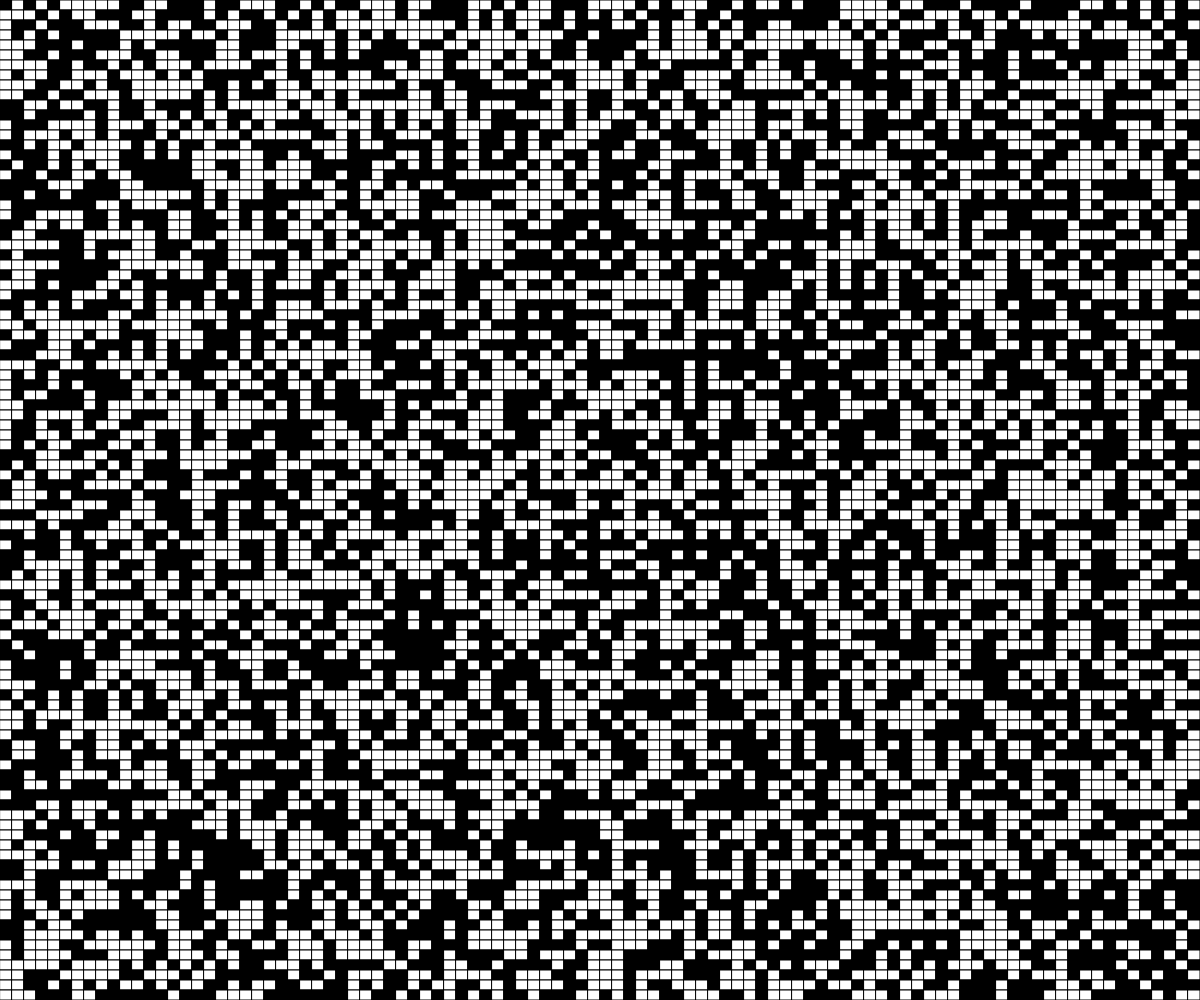
Frame 1 (no input)
Frame 60 (no input): identical to frame 1, image omitted
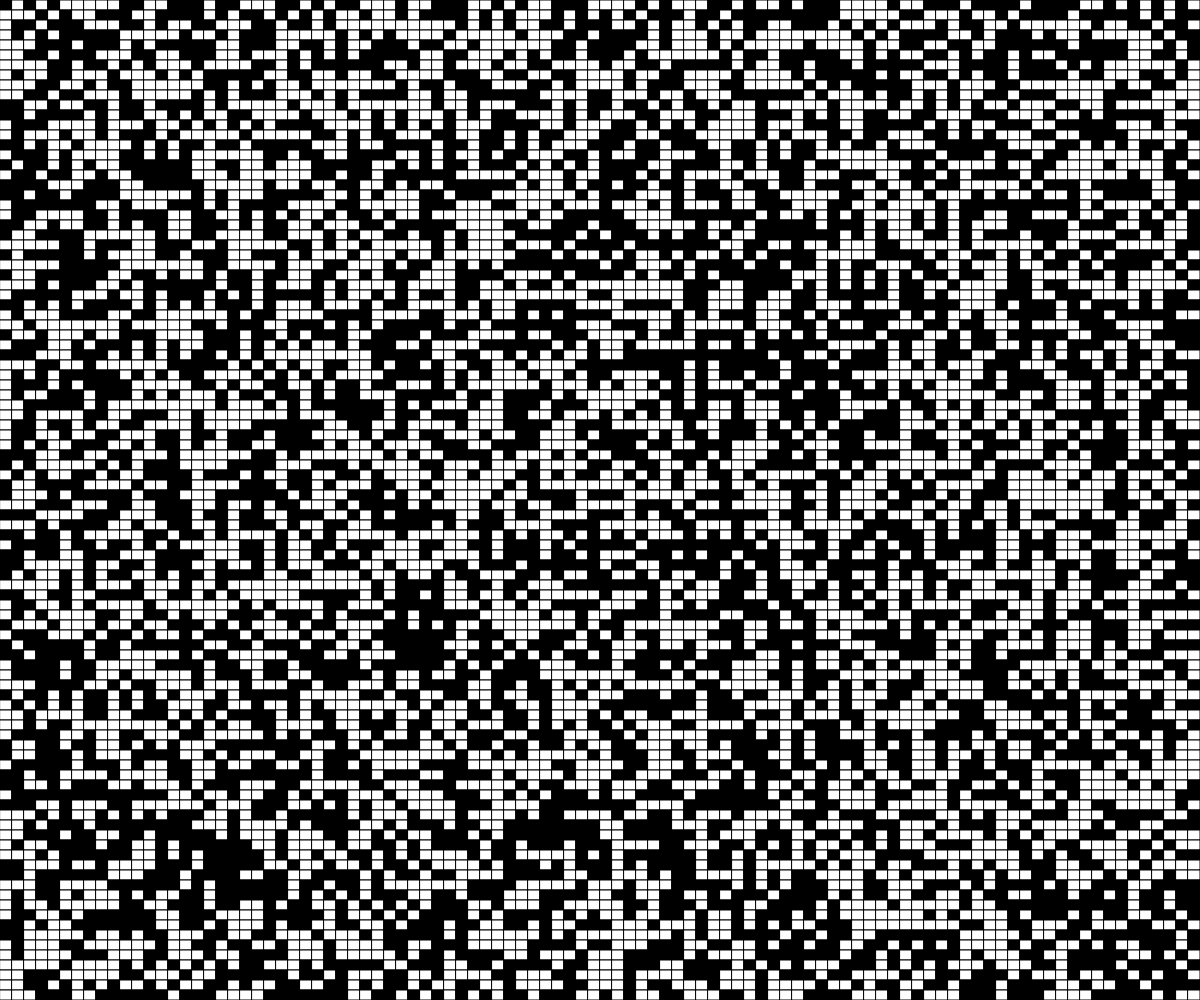
Frame 120 (the mouse pressed at the canvas centre since frame 60)

The p5.js sketch that drew these frames (run headless with seeded random() and noise() and a simulated clock; from frame 60 on, the mouse is pressed at the canvas centre):

// p5.js sketch
// ── sketch.js
let rows = 100;
let cols = 100;
let grid;
let cellWidth, cellHeight;

function setup() {
  createCanvas(windowWidth, windowHeight);
  cellWidth = width / cols;
  cellHeight = height / rows
  grid = createRandomArray(cols, rows)
}

function draw() {
  background(220);
  displayGrid(grid);
}

function displayGrid(grid) {
  for (let j = 0; j < grid.length; j ++) {
    for (let i = 0; i < grid.length; i ++) {
      fill(grid[j][i] === 0 ? 'white' : 'black');
      rect (i * cellWidth, j * cellHeight, cellWidth, cellHeight);
    }
  }
}

function createRandomArray(cols, rows) {
  let emptyArray = [];

  for (let y = 0; y < rows; y ++) {
    emptyArray.push([]);
    for (let x = 0; x < cols; x ++) {
      let number = round(random(0, 1))
      emptyArray[y].push(number);
    }
  }

  return emptyArray;
}

function mousePressed() {
  let xPos = floor(mouseX / cellWidth);
  let yPos = floor(mouseY / cellHeight);

  grid[yPos][xPos] = (grid[yPos][xPos] === 1 ? 0 : 1);
}
